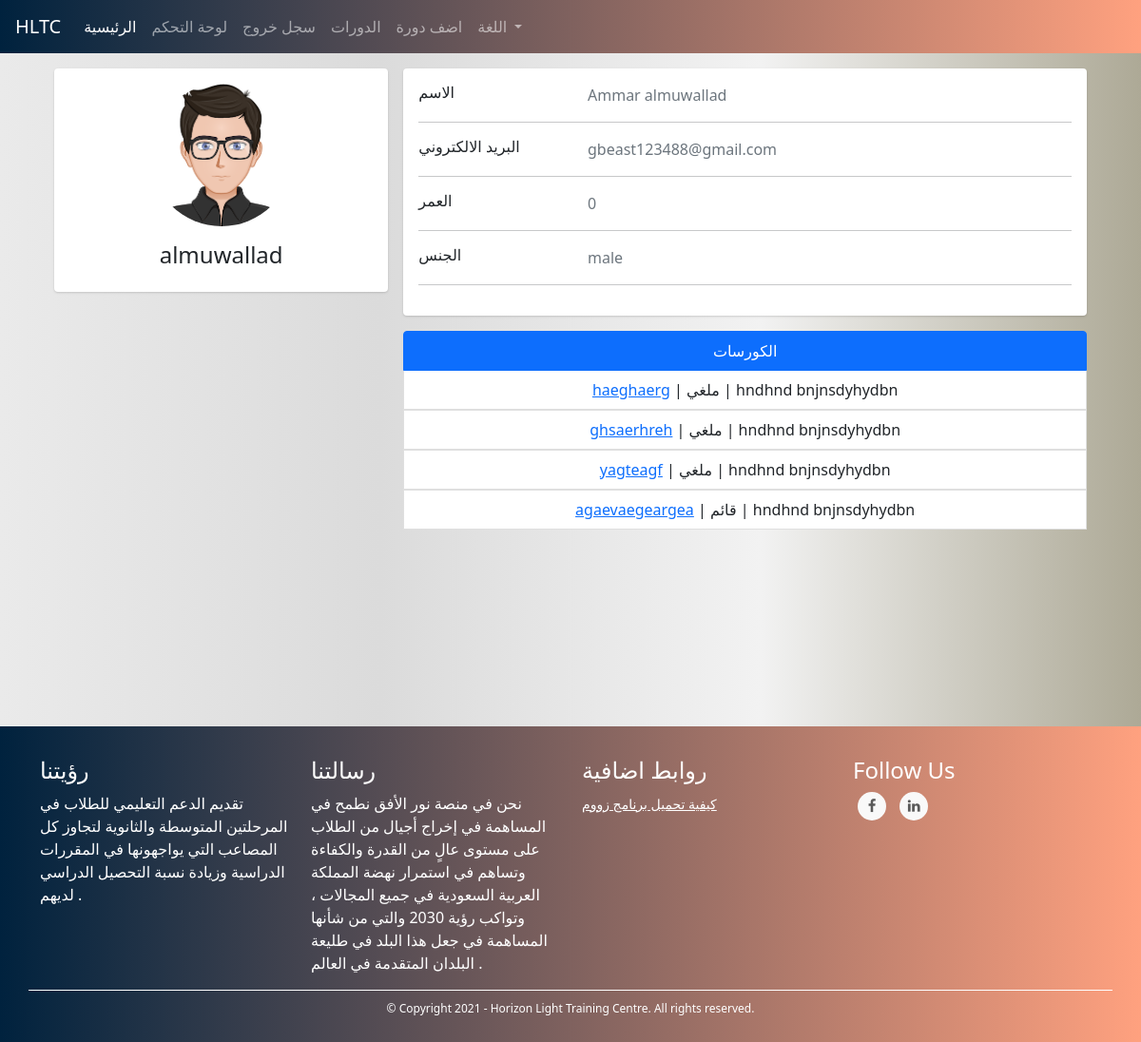
Screenshot of /admins/user/2 (signed in) with the database file from the repository.
### TUTOR/models.py (models this page shows, shortened)
class UserModel(db.Model, UserMixin):
    id = db.Column(db.Integer, primary_key=True)
    first_name = db.Column(db.String(128), nullable=False)
    last_name = db.Column(db.String(128), nullable=False)
    username = db.Column(db.String(20), unique=True, nullable=False)
    email = db.Column(db.String(256), unique=True, nullable=False)
    password = db.Column(db.String(255), nullable=False)
    user_type = db.Column(db.String(30), nullable=False)
    _gender = db.Column(db.Boolean, nullable=False, default=True)
    email_confirmation_code = db.Column(db.String(5), nullable=True)
    is_confirmed = db.Column(db.Boolean, nullable=False, default=False)
    creation_date = db.Column(db.DateTime, nullable=False, default=datetime.utcnow)
    admin_data_model = db.relationship('AdminDataModel', backref='user', uselist=False)
    tutor_data_model = db.relationship('TutorDataModel', backref='user', uselist=False)
    student_data_model = db.relationship('StudentDataModel', backref='user', uselist=False)
    @property
    def full_name(self):
        return self.first_name + " " + self.last_name
    @property
    def gender(self):
        return "male" if self._gender else "female"

class StudentDataModel(db.Model):
    id = db.Column(db.Integer, primary_key=True)
    date_of_birth = db.Column(db.DateTime, nullable=False)
    user_id = db.Column(db.Integer, db.ForeignKey('user_model.id'))
    courses = db.relationship('CourseModel', secondary=courses, lazy='subquery',
        backref=db.backref('students', lazy=True))
    @property
    def age(self):
        return int((datetime.date(datetime.utcnow()) - datetime.date(self.date_of_birth)).days / 365)

class CourseModel(db.Model):
    id = db.Column(db.Integer, primary_key=True)
    name = db.Column(db.String(130), nullable=False)
    description = db.Column(db.String(1000), nullable=False)
    subject = db.Column(db.String(), nullable=False)
    price = db.Column(db.Integer, nullable=False)
    min_students = db.Column(db.Integer, nullable=False)
    max_students = db.Column(db.Integer, nullable=False)
    currency = db.Column(db.String(3), nullable=False)
    began = db.Column(db.Boolean, nullable=False, default=False)
    ended = db.Column(db.Boolean, nullable=False, default=False)
    course_type = db.Column(db.Integer, nullable=False) # 1 for start when min number # 2 for start with min and date
    _period = db.Column(db.Integer, nullable=True) # days
    _start_date = db.Column(db.DateTime, nullable=True)
    _end_date = db.Column(db.DateTime, nullable=True)
    links = db.Column(db.String(), nullable=False) # {"zoom": "link", ....}
    weekly_time_table_json  = db.Column(db.String(1000), nullable=False) # {"saturday": {"from": ..., "to": ...}, ...}
    _state = db.Column(db.String(), nullable=False, default=json.dumps({"state_code": 1, "state_string": "لم تبدأ بعد", "allowed_actions": ["join", "view", "start", "cancel"]})) # {"state_code": 2, "state_string": "قائم", "allowed_actions": ["view", "end"]} {"state_code": 3, "state_string": "انتهى", "allowed_actions": ["delete"]} {"state_code": 4, "state_string": "ملغي", "allowed_actions": ["delete"]}
    number_of_students_paid = db.Column(db.Integer, nullable=False, default=0)
    have_sent_first_payment_emails = db.Column(db.Boolean, nullable=False, default=False)
    created_by_admin = db.Column(db.Boolean, nullable=False)
    creation_date = db.Column(db.DateTime, nullable=False, default=datetime.utcnow)
    payment_model = db.relationship('PaymentModel', backref='course', uselist=False)
    tutor_data_model_id = db.Column(db.Integer, db.ForeignKey('tutor_data_model.id'),
        nullable=False)
    @property
    def state(self): # hold the course's state for example (is it runnung or hasn't began yet...) this helps with determaning what to do with the couse next for example (if it's running we should look into if it should end)
        return json.loads(self._state)
    def start(self):
        self.began = True
        self._state = json.dumps({"state_code": 2, "state_string": "قائم", "allowed_actions": ["view", "end", "cancel"]})
        if self.course_type == 1:
            now = datetime.date(datetime.utcnow())
            self._start_date = now
            self._end_date = now + timedelta(days=self.period)
        db.session.commit()
        for sdm in self.students: # the paymetn is when a student joins not when the course begins bcz the course wont begin if students didn't pay
            send_student_course_start_email(sdm.user, self)
        send_tutor_course_start_email(self.tutor.user, self)
        return True
    def end(self):
        self.ended = True
        self._state = json.dumps({"state_code": 3, "state_string": "انتهى", "allowed_actions": ["delete"]})
        db.session.commit()
        for sdm in self.students:
            send_student_course_ended_email(sdm.user, self)
        send_tutor_course_ended_email(self.tutor.user, self)
        return True
    def cancel(self):
        self._state = json.dumps({"state_code": 4, "state_string": "ملغي", "allowed_actions": ["delete"]})
        db.session.commit()
        self.payment_model.refund_all()
        for sdm in self.students:
            send_student_course_canceled_email(sdm.user, self)
        send_tutor_course_canceled_email(self.tutor.user, self)

### TUTOR/ADMINISTRATION/routes.py (the view)
@admins_blueprint.route("/admins/user/<user_id>", methods=["GET"])
@login_required(ADMIN_TYPES)
def user_detailed_view(user_id): # admin only
    user = UserModel.query.get(user_id)
    user_type = user.user_type
    if user_type == "tutor":
        return render_template("admins/users/new_tutor.html", user=user)
    elif user_type == "student":
        return render_template("admins/users/new_student.html", user=user)
    elif user_type in ADMIN_TYPES:
        return render_template("admins/users/new_admin.html", user=user)

### TUTOR/templates/admins/users/new_student.html (shortened to what this page needs)
{% extends "template.html" %}
{% block content %}
<link rel="stylesheet" href="{{ url_for('static', filename='css/students/profile.css') }}">
<div class="container">
    <div class="main-body">
      <div class="row justify-content-center">
        <div class="col-sm-7 my-col">
        </div>
    </div>
          <div class="row gutters-sm">
            <div class="col-md-4 mb-3">
              <div class="card">
                <div class="card-body">
                  <div class="d-flex flex-column align-items-center text-center">
                    {% if user._gender  %}
                    <img src="{{ url_for('static', filename='images/male_student.png') }}" alt="Admin" class="rounded-circle" width="150">
                    {% else %}
                    <img src="{{ url_for('static', filename='images/female_student.png') }}" alt="Admin" class="rounded-circle" width="150">
                    {% endif %}
                    <div class="mt-3">
                      <h4>{{ user.username }}</h4>
                    </div>
                  </div>
                </div>
              </div>
            </div>
            <div class="col-md-8">
              <div class="card mb-3">
                <div class="card-body">
                  <div class="row">
                    <div class="col-sm-3">
                      <h6 class="mb-0">الاسم</h6>
                    </div>
                    <div class="col-sm-9 text-secondary">
                      {{ user.full_name }}
                    </div>
                  </div>
                  <hr>
                  <div class="row">
                    <div class="col-sm-3">
                      <h6 class="mb-0">البريد الالكتروني</h6>
                    </div>
                    <div class="col-sm-9 text-secondary">
                      {{ user.email }}
                    </div>
                  </div>
                  <hr>
                  <div class="row">
                    <div class="col-sm-3">
                      <h6 class="mb-0">العمر</h6>
                    </div>
                    <div class="col-sm-9 text-secondary">
                      {{ user.student_data_model.age }}
                    </div>
                  </div>
                  <hr>
                  <div class="row">
                    <div class="col-sm-3">
                      <h6 class="mb-0">الجنس</h6>
                    </div>
                    <div class="col-sm-9 text-secondary">
                      {{ user.gender }}
                    </div>
                  </div>
                  <hr>
                </div>
              </div>
            <div class="row gutters-sm">
                <div class="col-sm-12 mb-6">
                    <ul class="list-group">
                        <li class="list-group-item active" aria-current="true"><center>الكورسات</center></li>
                        {% for course in user.student_data_model.courses %}
                        <center><li class="list-group-item"><a href="{{ url_for('courses_blueprint.course', course_id=course.id) }}">{{ course.name }}</a> | {{ course.state.state_string }} | {{ course.tutor.user.full_name }}</li></center>
                        {% endfor %}
                      </ul>
                </div>
              </div>
            </div>
          </div>
        </div>
    </div>
    <br><br><br><br><br><br><br><br>
{% endblock %}

### TUTOR/templates/template.html (shortened to what this page needs)
<!DOCTYPE html>
<html lang="en">
<head>
    <link rel="stylesheet" href="https://maxcdn.bootstrapcdn.com/bootstrap/4.0.0/css/bootstrap.min.css">
    <link href="https://cdn.jsdelivr.net/npm/bootstrap@5.0.0-beta1/dist/css/bootstrap.min.css" rel="stylesheet">
    <link href="https://maxcdn.bootstrapcdn.com/font-awesome/4.7.0/css/font-awesome.min.css" rel="stylesheet" >
    <link rel="stylesheet" href="{{ url_for('static', filename='css/footer.css') }}">
    <link rel="stylesheet" href="{{ url_for('static', filename='css/snippets/navbar.css') }}">
    <link rel="stylesheet" href="{{ url_for('static', filename='css/global.css') }}">
    <link rel="stylesheet" href="https://cdn.jsdelivr.net/npm/bootstrap-icons@1.3.0/font/bootstrap-icons.css">
</head>
<body>
    {% if current_user.is_authenticated %}
        {% if current_user.user_type == "tutor" %}
            {% include "snippets/tutors/header.html" %}
        {% elif current_user.user_type == "student" %}
            {% include "snippets/students/header.html" %}
        {% elif current_user.user_type in admin_types %}
            {% include "snippets/admins/header.html" %}
        {% endif %}
    {% else %}
        {% include "snippets/header.html" %}
    {% endif %}
    {% block content %}
    {% endblock %}
  {% include "snippets/footer.html" %}
</body>
</html>

### TUTOR/templates/snippets/admins/header.html (shortened to what this page needs)
<nav class="navbar navbar-expand-lg navbar-dark my-navbar">
    <a class="navbar-brand" href="#">HLTC</a>
    <div class="collapse navbar-collapse" id="navbarNav">
      <ul class="navbar-nav">
        <li class="nav-item active">
            <a class="nav-link" href="{{ url_for('main_blueprint.home') }}">الرئيسية</a>
          </li>
          <li class="nav-item">
            <a class="nav-link" href="{{ url_for('admins_blueprint.control_panel') }}">لوحة التحكم</a>
          </li>
        <li class="nav-item">
            <a class="nav-link" href="{{ url_for('users_blueprint.logout') }}">سجل خروج</a>
          </li>
        <li class="nav-item">
            <a class="nav-link" href="{{ url_for('courses_blueprint.courses') }}">الدورات</a>
        </li>
        <li class="nav-item">
            <a class="nav-link" href="{{ url_for('admins_blueprint.add_course') }}">اضف دورة</a>
        </li>
        {% include "snippets/language_select_bootstrap.html" %}
      </ul>
    </div>
  </nav>

### TUTOR/templates/snippets/language_select_bootstrap.html (shortened to what this page needs)
<li class="nav-item dropdown">
    <a class="nav-link dropdown-toggle" href="#" id="navbarDropdown" role="button" data-toggle="dropdown" aria-haspopup="true" aria-expanded="false">
      اللغة
    </a>
  </li>

### TUTOR/templates/snippets/footer.html (shortened to what this page needs)
<link rel="stylesheet" href="{{ url_for('static', filename='css/footer.css') }}">
<footer class="mainfooter" role="contentinfo">
    <div class="footer-middle">
    <div class="container">
      <div class="row">
        <div class="col-md-3 col-sm-6">
          <div class="footer-pad">
            <h4>رؤيتنا</h4>
            <ul class="list-unstyled">
              <li>تقديم الدعم التعليمي للطلاب في المرحلتين المتوسطة والثانوية لتجاوز كل المصاعب التي يواجهونها في المقررات الدراسية وزيادة نسبة التحصيل الدراسي لديهم .</li>
            </ul>
          </div>
        </div>
        <div class="col-md-3 col-sm-6">
          <div class="footer-pad">
            <h4>رسالتنا</h4>
            <ul class="list-unstyled">
              <li>نحن في منصة نور الأفق نطمح في المساهمة في إخراج أجيال من الطلاب على مستوى عالٍ من القدرة والكفاءة وتساهم في استمرار نهضة المملكة العربية السعودية في جميع المجالات ، وتواكب رؤية 2030 والتي من شأنها المساهمة في جعل هذا البلد في طليعة البلدان المتقدمة في العالم .</li>
            </ul>
          </div>
        </div>
        <div class="col-md-3 col-sm-6">
          <div class="footer-pad">
            <h4>روابط اضافية</h4>
            <ul class="list-unstyled">
              <li><a href="{{ url_for('main_blueprint.how_to_download_zoom') }}">كيفية تحميل برنامج زووم</a></li>
            </ul>
          </div>
        </div>
          <div class="col-md-3">
              <h4>Follow Us</h4>
              <ul class="social-network social-circle">
               <li><a href="#" class="icoFacebook" title="Facebook"><i class="fa fa-facebook"></i></a></li>
               <li><a href="#" class="icoLinkedin" title="Linkedin"><i class="fa fa-linkedin"></i></a></li>
              </ul>
          </div>
      </div>
      <div class="row">
          <div class="col-md-12 copy">
              <p class="text-center">&copy; Copyright 2021 - Horizon Light Training Centre.  All rights reserved.</p>
          </div>
      </div>
    </div>
    </div>
  </footer>

### rows the page displays
UserModel: username "almuwallad", full_name "Ammar almuwallad", email "gbeast123488@gmail.com", gender "male"
StudentDataModel: student_data_model.age "0"
CourseModel: name "haeghaerg", state.state_string "ملغي", tutor.user.full_name "hndhnd bnjnsdyhydbn"
CourseModel: name "ghsaerhreh", state.state_string "ملغي", tutor.user.full_name "hndhnd bnjnsdyhydbn"
CourseModel: name "yagteagf", state.state_string "ملغي", tutor.user.full_name "hndhnd bnjnsdyhydbn"
CourseModel: name "agaevaegeargea", state.state_string "قائم", tutor.user.full_name "hndhnd bnjnsdyhydbn"
